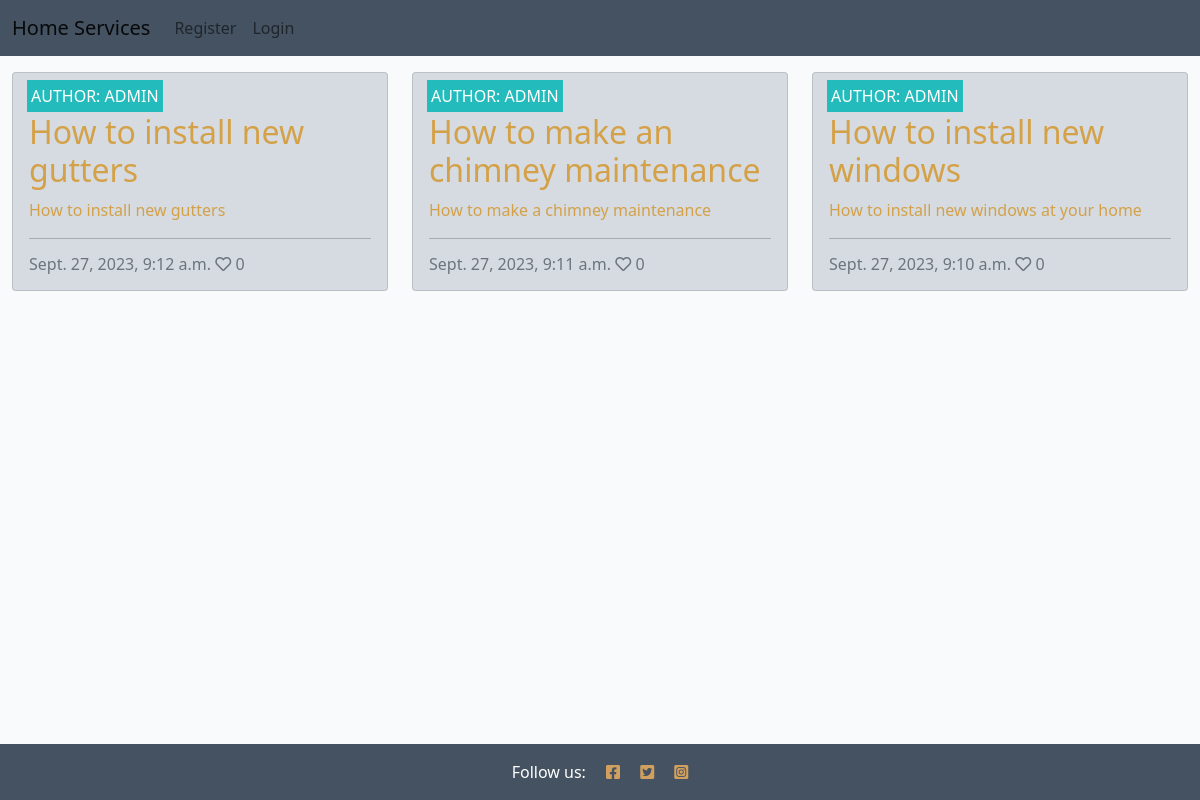
The page / on the database its author committed.
### blog/models.py (models this page shows, shortened)
class Post(models.Model):
    title = models.CharField(max_length=200, unique=True)
    slug = models.SlugField(max_length=200, unique=True)
    author = models.ForeignKey(
        User, on_delete=models.CASCADE, related_name="blog_posts"
    )
    featured_image = CloudinaryField('image', default='placeholder')
    excerpt = models.TextField(blank=True)
    updated_on = models.DateTimeField(auto_now=True)
    content = models.TextField()
    created_on = models.DateTimeField(auto_now_add=True)
    status = models.IntegerField(choices=STATUS, default=0)
    likes = models.ManyToManyField(
        User, related_name='blogpost_like', blank=True)
    class Meta:
        ordering = ["-created_on"]
    def number_of_likes(self):
        return self.likes.count()

### blog/views.py (the view)
# urls.py: path('', views.PostList.as_view(), name='home'),
class PostList(generic.ListView):
    model = Post
    queryset = Post.objects.filter(status=1).order_by("-created_on")
    template_name = "index.html"
    paginate_by = 6

### templates/index.html (shortened to what this page needs)
{% extends "base.html" %}
{% block content %}
<div class="container-fluid">
    <div class="row">
        <div class="col-12 mt-3 left">
            <div class="row">
                {% for post in post_list %}
                <div class="col-md-4">
                    <div class="card mb-4">
                        <div class="card-body">
                            <div class="image-container">
                                <div class="image-flash">
                                    <p class="author">Author: {{ post.author }}</p>
                                </div>
                            </div>
                            <a href="{% url 'post_detail' post.slug  %}" class="post-link">
                                <h2 class="card-title">{{ post.title }}</h2>
                                <p class="card-text">{{ post.excerpt }}</p>
                            </a>
                            <hr />
                            <p class="card-text text-muted h6">{{ post.created_on}} <i class="far fa-heart"></i>
                                {{ post.number_of_likes }}</p>
                        </div>
                    </div>
                </div>
                {% if forloop.counter|divisibleby:3 %}
            </div>
                {% endif %}
                {% endfor %}
        </div>
    </div>
</div>
{%endblock%}

### static/css/style.css (style rules this page uses)
body { background-color: #F9FAFC; }
.main-bg { background-color: #F9FAFC; }
.card { border: none; background-color: transparent; }
.image-container { position: relative; }
.image-flash { position: absolute; bottom: 5%; min-width: 30%; left: -2px; background-color: #23BBBB; }
.author { color: white; margin: 4px; text-transform: uppercase; }
.post-link { text-decoration: none; color: #d4a148; }
.card { position: relative; display: flex; flex-direction: column; min-width: 0; word-wrap: break-word; background-color: #d5dbe0; background-clip: border-box; border: 1px solid rgba(0,0,0,.125); border-radius: 0.25rem; }
a { color: #d19f5e; text-decoration: underline; }

### rows shown on the page
Post: author "ADMIN", title "How to install new gutters", excerpt "How to install new gutters", created_on "Sept. 27, 2023, 9:12 a.m.", number_of_likes "0"
Post: author "ADMIN", title "How to make an chimney maintenance", excerpt "How to make a chimney maintenance", created_on "Sept. 27, 2023, 9:11 a.m.", number_of_likes "0"
Post: author "ADMIN", title "How to install new windows", excerpt "How to install new windows at your home", created_on "Sept. 27, 2023, 9:10 a.m.", number_of_likes "0"
